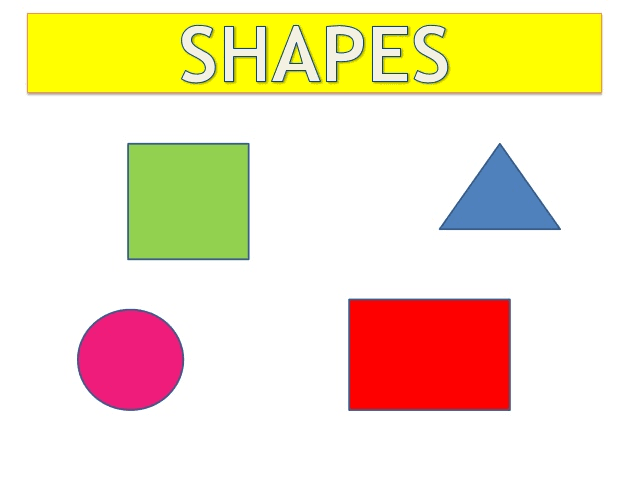
#> input picture shapes.png, 638 x 479 px, given in place of the camera
$ python abc.py
#> lines starting #> are read from the running program, lines starting #| are printed output that depends on the picture; after the words box and inside, x2 and y2 are one past the last pixel; in counts of white or black regions, pixels touching at a corner belong together; long printed decimals are rounded
# -*- coding: utf-8 -*-
"""
Created on Thu Jan 16 22:27:25 2020

@author: Kamaljeet
"""

# -*- coding: utf-8 -*-
"""
Created on Sun Jan  5 16:00:33 2020

@author: HP
"""

import cv2
import matplotlib.pyplot as plt
import numpy as np
import imutils
import math
import serial
import time
a,b = 320,480

def nothing(val):
    pass

ser = serial.Serial('COM8',9600, timeout=1)
time.sleep(0.2)

cap = cv2.VideoCapture(1)
#cap = cv2.VideoCapture(1)


cv2.namedWindow('color')
cv2.createTrackbar('h','color',36,255,nothing)
cv2.createTrackbar('s','color',165,255,nothing)
cv2.createTrackbar('v','color',25,255,nothing)
cv2.createTrackbar('H','color',70,255 ,nothing)
cv2.createTrackbar('S','color',255,255,nothing)
cv2.createTrackbar('V','color',255,255,nothing)

kernel = np.ones((10,10), np.uint8)

while(True):
    ret, img = cap.read()
#> img is the input picture: shape (479, 638, 3); mean B, G, R 193.5, 226.7, 242.8
    #cv2.imshow("org",img)


    img=cv2.cvtColor(img,cv2.COLOR_BGR2HSV)
#> img: shape (479, 638, 3); mean H, S, V 19, 63.3, 248
    #cv2.imshow("org1",img)
    img=cv2.resize(img,(700,460))
#> img: shape (460, 700, 3); mean H, S, V 19, 63.3, 248
    img=cv2.GaussianBlur(img,(15,15),0)
#> img: shape (460, 700, 3); mean H, S, V 19, 63.3, 248
    #cv2.imshow("org2",img)
    img2=cv2.resize(img,(700,460))
    img2=cv2.GaussianBlur(img,(5,5),0)
#> img2: shape (460, 700, 3); mean H, S, V 19, 63.3, 248
    img2=cv2.cvtColor(img2,cv2.COLOR_HSV2BGR)
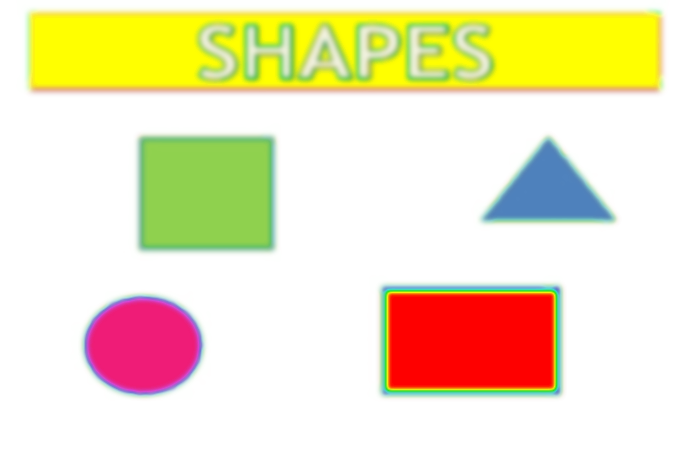
#> img2: shape (460, 700, 3); mean B, G, R 193.8, 228.6, 239.8

    h=cv2.getTrackbarPos('h','color')
    s=cv2.getTrackbarPos('s','color')
    v=cv2.getTrackbarPos('v','color')
    H=cv2.getTrackbarPos('H','color')
    S=cv2.getTrackbarPos('S','color')
    V=cv2.getTrackbarPos('V','color')
    lower=np.array([h,s,v])
    higher=np.array([H,S,V])


    mask=cv2.inRange(img,lower,higher)
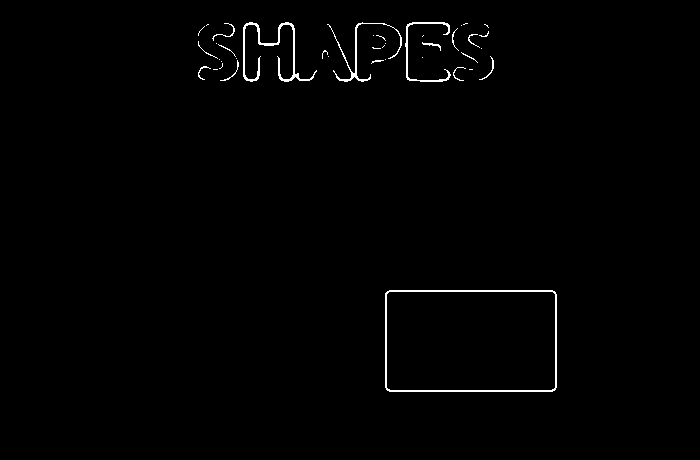
#> mask: shape (460, 700); 0.92% white in thin lines or dots, all inside (x1, y1, x2, y2) = (198, 22, 557, 392)

    color=cv2.bitwise_and(img,img,mask=mask)
#> color: shape (460, 700, 3); mean H, S, V 0.4, 1.8, 2.1
    color1=cv2.cvtColor(color,cv2.COLOR_BGR2GRAY)

    dilation = cv2.dilate(color1, kernel, iterations=1)
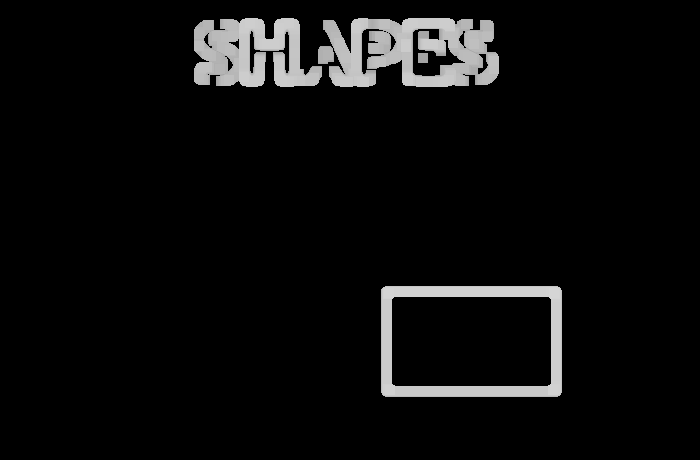
#> dilation: shape (460, 700); min 0, max 213, mean 12.5

    cnts,_=cv2.findContours(dilation.copy(),cv2.RETR_EXTERNAL,cv2.CHAIN_APPROX_NONE)
#> cnts = 3 contours; box (x1, y1, x2, y2) and area: (381, 286, 562, 397) 19775, (318, 18, 499, 87) 9431, (194, 18, 322, 87) 5926
    #cnts=imutils.grab_contours(cnts)
    cv2.drawContours(img2,cnts,-1,(255,255,0),10)
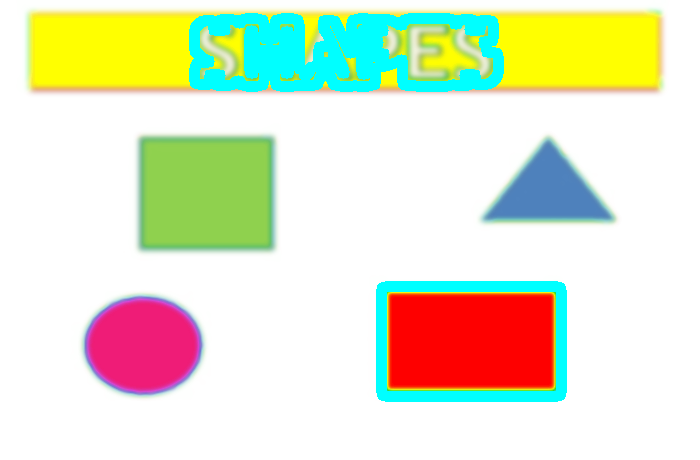
#> img2: shape (460, 700, 3); 6.85% of pixels changed, all inside (x1, y1, x2, y2) = (189, 13, 567, 402)

    cY_dict = {}

    for c in cnts:
        #cnts1=cnts[c]
        M = cv2.moments(c)

        if M['m00']==0:
            pass
        else :
            cx = int(M['m10']/M['m00'])
            cy = int(M['m01']/M['m00'])
            cv2.circle(img2,(cx,cy),7,(255,255,0),-1)
            cv2.drawContours(img2, [c], -1, (0, 255, 0), 2)
            cv2.circle(img2, (cx, cy), 7, (255, 255, 255), -1)
            cv2.circle(img2, (a,b), 5, (255, 0 ,0), -1)
            #cv2.line(img2, (a,b), (cx, cy), (0,0,255), 4)
            cv2.line(img2, (a,b), (320, 0), (0,255,0), 4)

        cY_dict[cx]=cy
        maxcX = max(cY_dict.keys(), key=(lambda k: cY_dict[k]))
        maxcY=cY_dict[maxcX]

        #maxcY=max(cY_list)
        cv2.line(img2, (a,b), (maxcX, maxcY), (0,255,255), 4)

        tanA=(maxcX-a)/(maxcY-b)
        tanB=(320-a)/(0-b)
        TAN=(tanA-tanB)/(1+(tanA*tanB))
        angle=-(((math.atan(TAN))*180)/3.14)
        print("angle",angle)

        if(int(angle) in range(-5,5)):
            ser.write(b'F')
            print("forward")
        elif(int(angle) in range(-45,-5)):
            ser.write(b'A')
            print("forward_left")
        elif(int(angle) in range(-90,-45)):
            ser.write(b'L')
            print("left")
        elif(int(angle) in range(5,45)):
            ser.write(b'B')
            print("forward_right" )
        elif(int(angle) in range(45,90)):
            ser.write(b'R')
            print("right")
        else:
            ser.write(b'S')
            print("stop")
#> this loop made 3 passes
#> (cx, cy) on passes 1 to 3: (470, 340), (414, 51), (248, 53)
#| angle 46.999
#| right
#| angle 46.999
#| right
#| angle 46.999
#| right
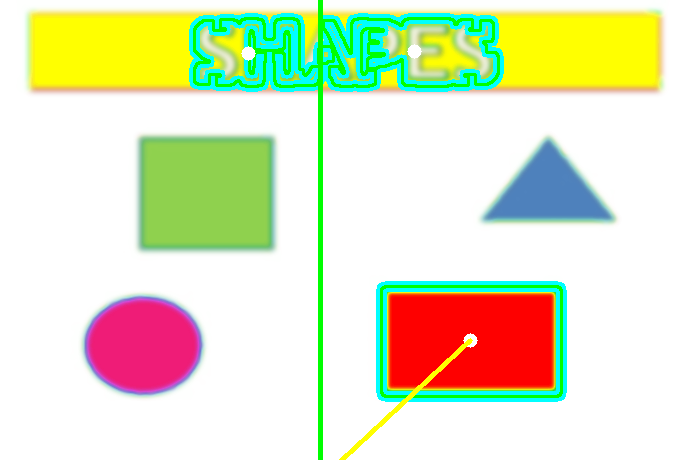
#> img2: shape (460, 700, 3); 3.2% of pixels changed, all inside (x1, y1, x2, y2) = (193, 0, 563, 460)
#> after the loop, cY_dict = {470: 340, 414: 51, 248: 53}


    #cv2.imshow("color",np.hstack([color,img2]))
    cv2.imshow("color",img2)
    #c
    #cv2.imshow("color",img)
    if cv2.waitKey(24)==27:
#> (key Esc is pressed here)
        break

cv2.waitKey(0)
cap.release()
cv2.destroyAllWindows()
